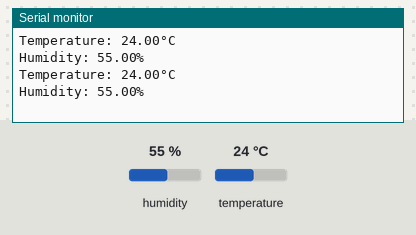
Bench run of a program on a simulated Arduino Uno, built with avr-gcc and run on an emulated ATmega328P. Shown: the last lines printed to the serial monitor. The inputs (shaded band) are chosen by the test bench; at power-on: humidity 55 %, temperature 24 °C.

Above: at 2.7 s.
2.8 s: humidity set to 22 %
At 3.8 s:
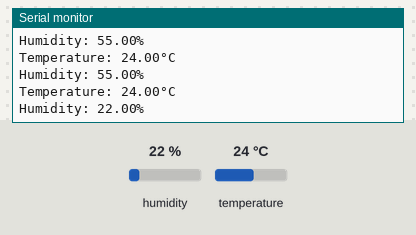
6.9 s: temperature set to 12 °C
At 7.5 s:
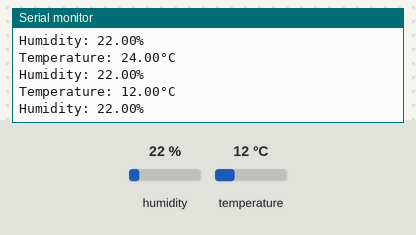
8.4 s: humidity set to 40 %
At 9.8 s:
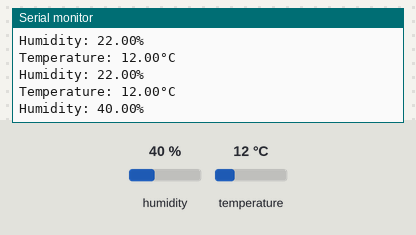
Timing chart, 0 to 11.4 s (numbered marks = the images above; inputs shaded):
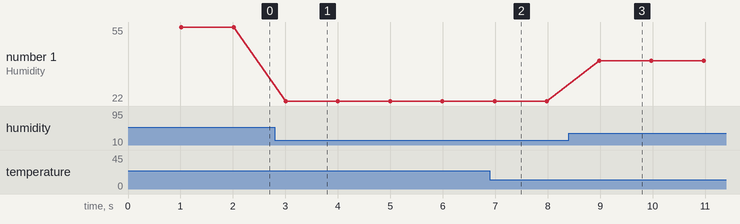

Measured:
- after the input at 2.8 s, the serial monitor: prints a new line after 0.21 s (image 1)
- after the input at 6.9 s, the serial monitor: prints a new line after 0.07 s (image 2)
- after the input at 8.4 s, the serial monitor: prints a new line after 0.58 s (image 3)
- plotted number 1: 55 → 22 after the input at 2.8 s, 22 → 40 after the input at 8.4 s

The program:

main.cpp
```cpp
#include <Arduino.h>
#include <Arduino_FreeRTOS.h>
#include <DHT_U.h>

#define DHTPIN 2
#define DHTTYPE DHT11

void TaskReadSensor(void *pvParameters);

void setup() {
  xTaskCreate(
    TaskReadSensor,
    "DHT Control",
    544,
    NULL,
    2,
    NULL
  );
}

void loop() {
  // FreeRTOS taking care of everything
}

void TaskReadSensor(void *pvParameters __attribute__((unused))) {
  // Set up DHT sensor
  DHT_Unified dht(DHTPIN, DHTTYPE);
  dht.begin();
  // Read sensor and set up tick accordingly
  sensor_t sensor;
  dht.temperature().getSensor(&sensor);
  // Open serial to print data
  Serial.begin(9600);
  for(;;) {
    vTaskDelay(1000 / portTICK_PERIOD_MS);
    sensors_event_t event;
    // Get temperature and print it's value
    dht.temperature().getEvent(&event);
    if (isnan(event.temperature)) {
      Serial.println(F("Error reading temperature!"));
    }
    else {
      Serial.print(F("Temperature: "));
      Serial.print(event.temperature);
      Serial.println(F("°C"));
    }
    // Get humidity event and print its value
    dht.humidity().getEvent(&event);
    if (isnan(event.relative_humidity)) {
      Serial.println(F("Error reading humidity!"));
    }
    else {
      Serial.print(F("Humidity: "));
      Serial.print(event.relative_humidity);
      Serial.println(F("%"));
    }
  }
}
```
